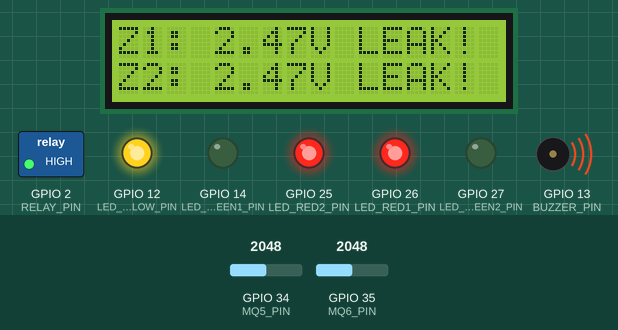
A sketch run on a simulated ESP32. Shown: 16×2 character LCD, switched loads named in the sketch (green lamp = pin HIGH), output pins drawn as LEDs (lit = HIGH), buzzer (waves = sounding, pin HIGH). Dashed ring = blinking. The test bench sets the inputs (shaded band); at power-on: GPIO 34 (MQ5_PIN) = 2048, GPIO 35 (MQ6_PIN) = 2048. The modem accepts every AT command (registered, SIM ready, sends succeed) and sends nothing else.

Above: at 3.2 s.
3.3 s: GPIO 34 (MQ5_PIN) set to 1287
At 4.53 s:
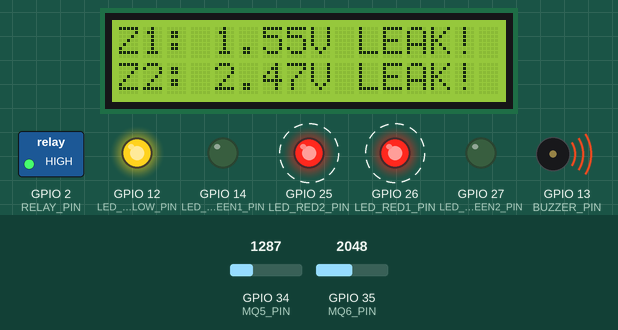
6.4 s: GPIO 34 (MQ5_PIN) set to 1179
At 7.6 s:
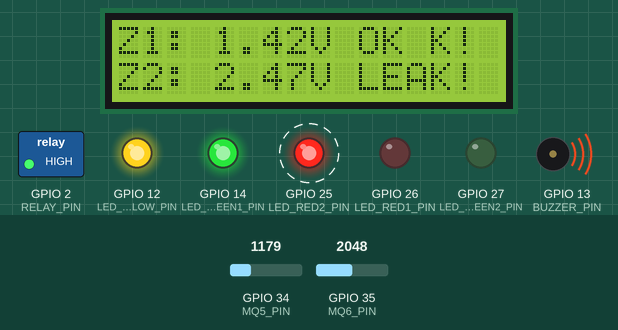
9.5 s: GPIO 35 (MQ6_PIN) set to 1311
At 10.1 s:
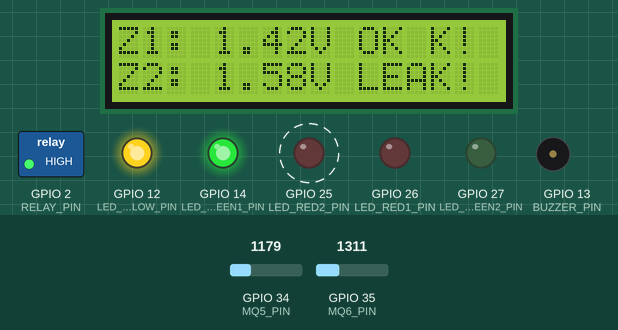
11.7 s: GPIO 35 (MQ6_PIN) set to 1177
At 12.6 s:
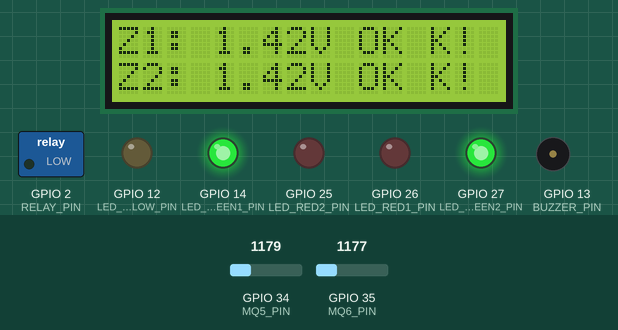
13.2 s: GPIO 34 (MQ5_PIN) set to 2047
At 13.8 s:
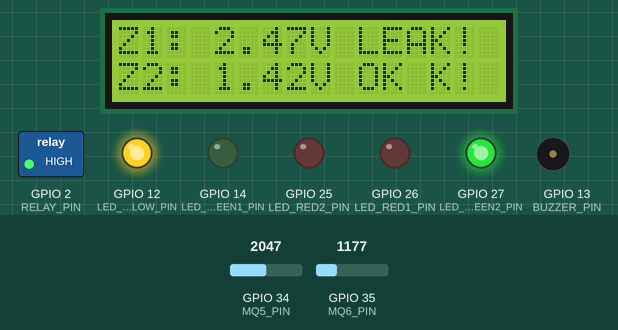
16.3 s: GPIO 35 (MQ6_PIN) set to 1228
At 17.3 s:
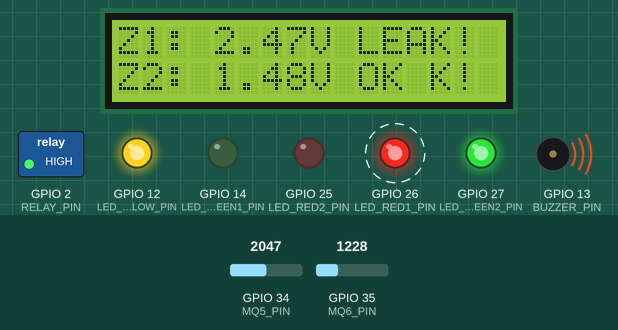
Timing chart, 0 to 19.4 s (numbered marks = the images above; inputs shaded):
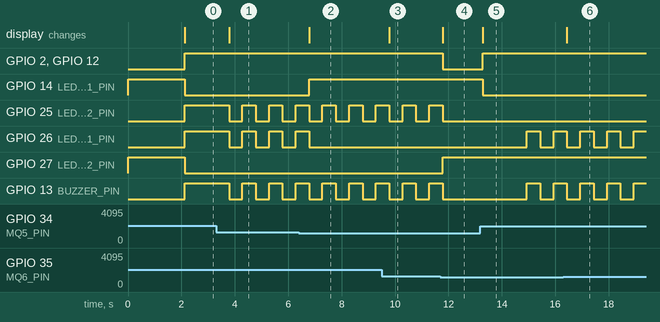

Measured:
- the behaviour switches between 1242 and 1241 on GPIO 34 (MQ5_PIN) (found by bisection; images 1 and 2)
- the behaviour switches between 1242 and 1241 on GPIO 35 (MQ6_PIN) (found by bisection; images 3 and 4)
- after the input at 3.3 s, the display: changes after 0.48 s (image 1)
- after the input at 6.4 s, GPIO 14 (LED_GREEN1_PIN): LOW → HIGH after 0.38 s; GPIO 26 (LED_RED1_PIN): goes on until 6.8 s, then stays LOW; the display: changes after 0.38 s (image 2)
- after the input at 9.5 s, the display: changes after 0.28 s (image 3)
- after the input at 11.7 s, GPIO 2 (RELAY_PIN), GPIO 12 (LED_YELLOW_PIN): HIGH → LOW after 0.08 s; GPIO 25 (LED_RED2_PIN), GPIO 13 (BUZZER_PIN): goes on until 11.8 s, then stays LOW; GPIO 27 (LED_GREEN2_PIN): LOW → HIGH after 0.08 s; the display: changes after 0.08 s (image 4)
- after the input at 13.2 s, GPIO 2 (RELAY_PIN), GPIO 12 (LED_YELLOW_PIN): LOW → HIGH after 0.08 s; GPIO 14 (LED_GREEN1_PIN): HIGH → LOW after 0.08 s; GPIO 26 (LED_RED1_PIN), GPIO 13 (BUZZER_PIN): LOW → HIGH after 1.7 s, → LOW 0.50 s later, → HIGH 0.50 s later; the display: changes after 0.08 s (image 5)
- after the input at 16.3 s, the display: changes after 0.14 s (image 6)

The sketch:

lpg_detector.ino
```cpp
/**
 * @file lpg_detector.ino
 * @brief Development and Implementation of an Internet-of-Things (IoT)-Based
 *        Dual-Zone Liquefied Petroleum Gas (LPG) Leakage Detection and
 *        Automated Mitigation System
 * @author Oyekanmi Ibraheem Oyeleke
 * @institution Federal University of Technology, Minna (FUTMINNA)
 * @target_hardware ESP32 NodeMCU (30-pin)
 */

#include <Wire.h>
#include <LiquidCrystal_I2C.h>
#include <HardwareSerial.h>

// ====== HARDWARE PIN ALLOCATION ======
#define MQ5_PIN           34  // Zone 1 Analog Input (MQ-5 via 10k/20k Divider)
#define MQ6_PIN           35  // Zone 2 Analog Input (MQ-6 via 10k/20k Divider)
#define RELAY_PIN          2  // Solenoid Valve Relay Control (Optocoupled)
#define BUZZER_PIN        13  // Piezo Audible Alarm
#define LED_GREEN1_PIN    14  // Zone 1 Normal Indicator
#define LED_GREEN2_PIN    27  // Zone 2 Normal Indicator
#define LED_YELLOW_PIN    12  // System Warning Indicator
#define LED_RED1_PIN      26  // Zone 1 Alarm Indicator
#define LED_RED2_PIN      25  // Zone 2 Alarm Indicator
#define RX2_PIN           16  // ESP32 RX2 connected to SIM800L TX
#define TX2_PIN           17  // ESP32 TX2 connected to SIM800L RX

// ====== SYSTEM PARAMETERS & CALIBRATION ======
const float VOLTAGE_THRESHOLD_ALARM = 1.5; // Threshold voltage (V) to trigger active leak alert
const String PHONE_NUMBER = "+2348103337556"; // Target mobile number for emergency SMS alerts

// I2C LCD Configuration (Address 0x27, 16 Columns x 2 Rows)
LiquidCrystal_I2C lcd(0x27, 16, 2);

// Timing variables for non-blocking execution (FSM principle)
unsigned long previousMillisSensor = 0;
unsigned long previousMillisBlink = 0;
const long sensorInterval = 500;   // Sample gas sensors every 500 ms
const long blinkInterval = 250;    // Flash red LEDs/Buzzer every 250 ms

bool alertSent = false;
bool blinkState = false;

// Function Prototypes
float readSensorVoltage(int pin);
void sendSMS(String message);

void setup() {
  // Initialize USB Serial for debugging monitor
  Serial.begin(115200);

  // Initialize Hardware Serial 2 for SIM800L GSM Telemetry
  Serial2.begin(9600, SERIAL_8N1, RX2_PIN, TX2_PIN);

  // Configure Output Pins
  pinMode(RELAY_PIN, OUTPUT);
  pinMode(BUZZER_PIN, OUTPUT);
  pinMode(LED_GREEN1_PIN, OUTPUT);
  pinMode(LED_GREEN2_PIN, OUTPUT);
  pinMode(LED_YELLOW_PIN, OUTPUT);
  pinMode(LED_RED1_PIN, OUTPUT);
  pinMode(LED_RED2_PIN, OUTPUT);

  // Set initial safe standby state
  digitalWrite(RELAY_PIN, LOW);       // Solenoid valve de-energized (Open)
  digitalWrite(BUZZER_PIN, LOW);      // Buzzer muted
  digitalWrite(LED_GREEN1_PIN, HIGH); // Zone 1 OK
  digitalWrite(LED_GREEN2_PIN, HIGH); // Zone 2 OK
  digitalWrite(LED_YELLOW_PIN, LOW);
  digitalWrite(LED_RED1_PIN, LOW);
  digitalWrite(LED_RED2_PIN, LOW);

  // Initialize I2C Display (GPIO 21 = SDA, GPIO 22 = SCL)
  Wire.begin(21, 22);
  lcd.init();
  lcd.backlight();

  lcd.setCursor(0, 0);
  lcd.print("LPG SAFETY SYS");
  lcd.setCursor(0, 1);
  lcd.print("Initializing...");
  delay(2000);
  lcd.clear();
}

void loop() {
  unsigned long currentMillis = millis();

  // Periodic non-blocking sensor acquisition
  if (currentMillis - previousMillisSensor >= sensorInterval) {
    previousMillisSensor = currentMillis;

    // Read analog voltages
    float vZone1 = readSensorVoltage(MQ5_PIN);
    float vZone2 = readSensorVoltage(MQ6_PIN);

    bool zone1Leak = (vZone1 >= VOLTAGE_THRESHOLD_ALARM);
    bool zone2Leak = (vZone2 >= VOLTAGE_THRESHOLD_ALARM);

    // Update 16x2 LCD Readings
    lcd.setCursor(0, 0);
    lcd.print("Z1: ");
    lcd.print(vZone1, 2);
    lcd.print("V ");
    lcd.print(zone1Leak ? "LEAK!" : "OK ");

    lcd.setCursor(0, 1);
    lcd.print("Z2: ");
    lcd.print(vZone2, 2);
    lcd.print("V ");
    lcd.print(zone2Leak ? "LEAK!" : "OK ");

    // System State Machine
    if (zone1Leak || zone2Leak) {
      // HAZARD / LEAK DETECTED STATE
      digitalWrite(RELAY_PIN, HIGH); // Actuate Relay to energize/close Solenoid Shutoff Valve

      digitalWrite(LED_GREEN1_PIN, zone1Leak ? LOW : HIGH);
      digitalWrite(LED_GREEN2_PIN, zone2Leak ? LOW : HIGH);
      digitalWrite(LED_YELLOW_PIN, HIGH); // General Warning Indicator ON

      // Toggle flashing alarm indicators
      if (currentMillis - previousMillisBlink >= blinkInterval) {
        previousMillisBlink = currentMillis;
        blinkState = !blinkState;
        digitalWrite(BUZZER_PIN, blinkState ? HIGH : LOW);
        digitalWrite(LED_RED1_PIN, zone1Leak ? (blinkState ? HIGH : LOW) : LOW);
        digitalWrite(LED_RED2_PIN, zone2Leak ? (blinkState ? HIGH : LOW) : LOW);
      }

      // Execute telemetry alert transmission (fires once per leak incident)
      if (!alertSent) {
        String msg = "EMERGENCY: Gas Leakage Detected!\n";
        if (zone1Leak && zone2Leak) {
          msg += "- Both Locations Active\n";
        } else if (zone1Leak) {
          msg += "- Zone 1 (MQ-5) Active\n";
        } else if (zone2Leak) {
          msg += "- Zone 2 (MQ-6) Active\n";
        }
        msg += "Automated Solenoid Shutoff Actuated.";

        sendSMS(msg);
        alertSent = true;
      }

    } else {
      // NORMAL / SAFE STATE
      digitalWrite(RELAY_PIN, LOW);       // Solenoid Valve Open
      digitalWrite(BUZZER_PIN, LOW);      // Buzzer Off
      digitalWrite(LED_GREEN1_PIN, HIGH);
      digitalWrite(LED_GREEN2_PIN, HIGH);
      digitalWrite(LED_YELLOW_PIN, LOW);
      digitalWrite(LED_RED1_PIN, LOW);
      digitalWrite(LED_RED2_PIN, LOW);

      alertSent = false; // Reset SMS flag once environment returns to safe baseline
    }
  }
}

// ====== HELPER FUNCTIONS ======

/**
 * @brief Reads analog gas sensor voltage via ESP32 12-bit ADC
 * @param pin ESP32 GPIO pin assigned to sensor analog output
 * @return Actual scaled sensor output voltage before resistor divider
 * @note Uses 12-bit ADC resolution (0-4095) mapped across 3.3V VREF
 */
float readSensorVoltage(int pin) {
  int rawADC = analogRead(pin);
  float measuredVoltage = (rawADC / 4095.0) * 3.3; // ADC conversion for ESP32 (0-3.3V)
  float actualSensorVoltage = measuredVoltage / 0.667; // Correct for 10k/20k voltage divider attenuation
  return actualSensorVoltage;
}

/**
 * @brief Sends emergency SMS text notification via SIM800L GSM module
 * @param message String payload containing location and isolation status
 * @note Communicates over hardware UART2 using 3GPP AT commands at 9600 baud
 */
void sendSMS(String message) {
  Serial2.println("AT+CMGF=1"); // Set SMS module to text mode
  delay(200);
  Serial2.print("AT+CMGS=\"");
  Serial2.print(PHONE_NUMBER);
  Serial2.println("\"");
  delay(200);
  Serial2.print(message);
  delay(200);
  Serial2.write(26); // ASCII character 26 (Ctrl+Z) to trigger SMS send
  delay(1000);
}
```
